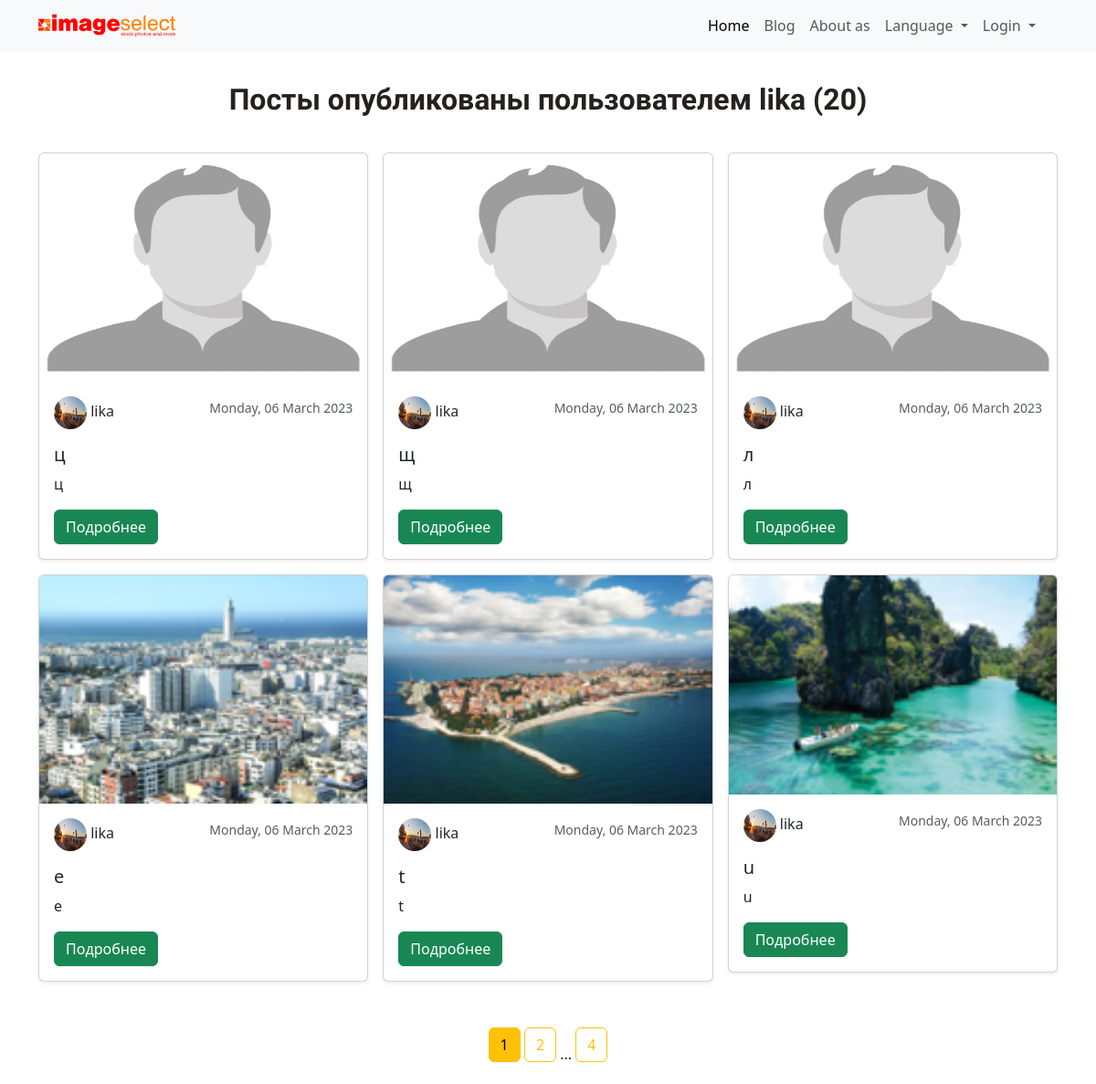
The page /user/lika on the database as committed earlier.
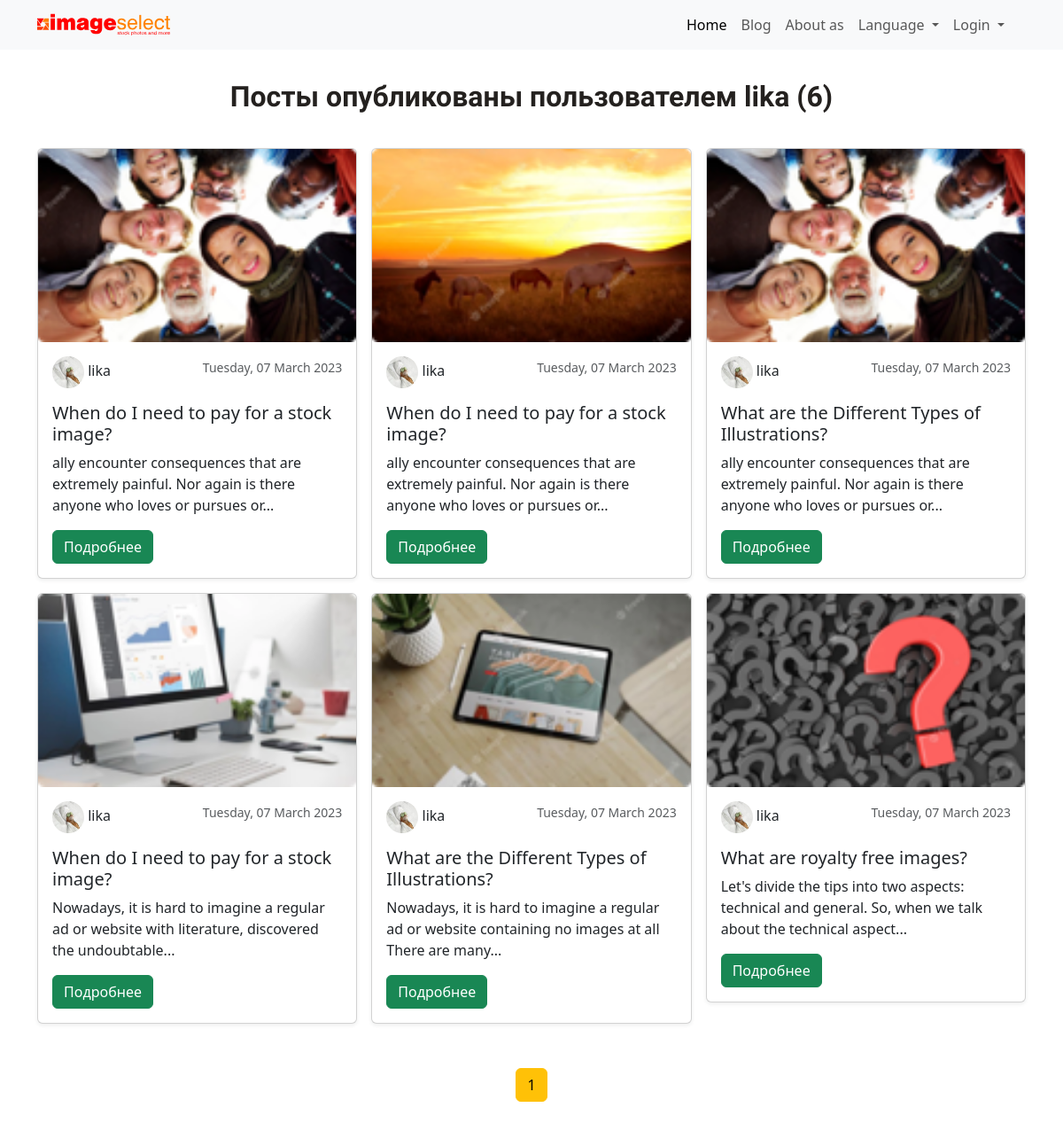
The same page on the database as committed later.
### flask_blog_portfolio/models.py (models this page shows, shortened)
class User(db.Model, UserMixin):
    id = db.Column(db.Integer, primary_key=True)
    username = db.Column(db.String(20), unique=True, nullable=False)
    email = db.Column(db.String(120), unique=True, nullable=False)
    image_file = db.Column(db.String(20), nullable=False, default='default.png')
    password = db.Column(db.String(60), nullable=False)
    post = db.relationship('Post', backref='author', lazy=True)

class Post(db.Model):
    id = db.Column(db.Integer, primary_key=True)
    title = db.Column(db.String(100), nullable=False)
    date_posted = db.Column(db.DateTime, nullable=False, default=datetime.utcnow)
    update_post = db.Column(db.DateTime, nullable=False, default=datetime.utcnow)
    content = db.Column(db.Text, nullable=False)
    user_id = db.Column(db.Integer, db.ForeignKey('user.id'), nullable=False)
    image_file = db.Column(db.String(20), nullable=False, default='default.png')
    category_id = db.Column(db.Integer, db.ForeignKey('category.id'), nullable=False)
    hashtags = db.relationship('Hashtag', secondary=hashtag_posts, backref=db.backref('posts', lazy='dynamic'))
    comments = db.relationship('Comment', backref='title', lazy='select', cascade='all, delete-orphan')

### flask_blog_portfolio/users/routes.py (the view)
@users.route("/user/<string:username>")
def user_posts(username):
    page = request.args.get('page', 1, type=int)
    user = User.query.filter_by(username=username).first_or_404()
    posts = Post.query.filter_by(author=user).order_by(Post.date_posted.desc()).paginate(page=page, per_page=6)
    return render_template('user_posts.html', posts=posts, user=user)

### flask_blog_portfolio/templates/user_posts.html
{% extends "layout.html" %}
{% block body %}
<section>
    <div class="container">
        <h1 class="title_post_user">Посты опубликованы пользователем {{ user.username }} ({{ posts.total }})</h1>
        <div class="row row-cols-1 row-cols-sm-2 row-cols-md-3 g-3">
            {% for post in posts.items %}
            <div class="col">
                <div class="card shadow-sm">
                    <a class="title" href="{{ url_for('posts.post', post_id=post.id) }}">
                        <img class="all_post_img"
                             src="{{ url_for('static', filename='profile_pics/' + post.image_file) }}">
                    </a>
                    <div class="card-body">
                        <div class="d-flex flex-row mb-3">
                            <div class="flex-grow-1">
                            <span class="account_img">
                                <img class="post_author"
                                     src="{{ url_for('static', filename='profile_pics/' + post.author.image_file) }}">
                            </span>
                                <span> <a href="{{ url_for('users.user_posts', username=post.author.username) }}"
                                          id="author" style="margin: 0 auto;">{{ post.author.username }}</a></span>
                            </div>
                            <span class="card-text"><small class="text-muted">{{ post.date_posted.strftime('%A, %d %B %Y') }}</small></span>
                        </div>
                        <h5 class="card-title"><a class="title" href="{{ url_for('posts.post', post_id=post.id) }}">{{
                            post.title }}</a></h5>
                        <p class="card-text">{{ post.content| truncate(110, False, '...', 0)}}</p>
                        <div class="d-flex justify-content-between align-items-center">
                            <div class="btn-group">
                                <a href="{{ url_for('posts.post', post_id=post.id) }}"
                                   class="btn btn-success">Подробнее</a>
                            </div>
                        </div>
                    </div>
                </div>
            </div>
            {% endfor %}
        </div>
    <div class="text-center all_post_paginate">
        {% for page_num in posts.iter_pages(left_edge=1, right_edge=1, left_current=1, right_current=2) %}
        {% if page_num %}
        {% if posts.page == page_num %}
        <a class="btn btn-warning mb-4" href="{{ url_for('users.user_posts', username=user.username, page=page_num) }}">{{
            page_num }}</a>
        {% else %}
        <a class="btn btn-outline-warning mb-4" href="{{ url_for('users.user_posts', username=user.username, page=page_num) }}">{{ page_num }}</a>
        {% endif %}
        {% else %}
        ...
        {% endif %}
        {% endfor %}
    </div>
</section>
{% endblock %}

### flask_blog_portfolio/templates/layout.html (shortened to what this page needs)
<!doctype html>
<html lang="en">
<head>
    <link rel="stylesheet" href="{{ url_for('static', filename='css/bootstrap.min.css') }}">
    <link rel="stylesheet" href="{{ url_for('static', filename='css/main.css') }}">
</head>
<body>
<div class="container">
    <nav class="navbar navbar-expand-lg bg-body-tertiary fixed-top">
        <div class="container-fluid container">
            <a href="/home" class="d-flex align-items-center mb-3 mb-md-0 me-md-auto text-dark text-decoration-none">
                <svg class="bi me-2" width="150" height="30">
                    <use xlink:href="{{ url_for('static', filename='icon/sprite.svg')}}#LOGO 1"></use>
                </svg>
            </a>
            <div class="offcanvas offcanvas-end" tabindex="-1" id="offcanvasNavbar"
                 aria-labelledby="offcanvasNavbarLabel">
                <div class="offcanvas-body">
                    <ul class="navbar-nav justify-content-end flex-grow-1 pe-3">
                        <li class="nav-item">
                            <a class="nav-link active" aria-current="page" href="/home">Home</a>
                        </li>
                        <li class="nav-item">
                            <a class="nav-link" href="{{ url_for('posts.allpost') }}">Blog</a>
                        </li>
                        <li class="nav-item">
                            <a class="nav-link" href="#">About as</a>
                        </li>
                        <li class="nav-item dropdown">
                            <a class="nav-link dropdown-toggle" href="#" role="button" data-bs-toggle="dropdown"
                               aria-expanded="false">
                                Language
                            </a>
                        </li>
                        {% if current_user.is_authenticated %}
                        <li class="nav-item">
                            <a class="nav-item nav-link navigation-links" href="{{ url_for('posts.new_post') }}"><i class="fa fa-plus"></i>Add post</a>
                        </li>
                        <li class="nav-item dropdown">
                            <a class="nav-link dropdown-toggle" href="#" role="button" data-bs-toggle="dropdown"
                               aria-expanded="false">Hi, {{ current_user.username }}!
                            </a>
                            <ul class="dropdown-menu">
                                <li><a class="dropdown-item" href="{{ url_for('users.account') }}">Profile</a></li>
                                <li><a class="dropdown-item" href="{{ url_for('posts.new_post') }}">Add post</a></li>
                                <li>
                                    <a class="dropdown-item" href="#">
                                        Favorites posts
                                        <svg class="bi me-2 position-relative" width="25" height="30">
                                            <use xlink:href="../static/icon/sprite.svg#zakladka"></use>
                                            <span class="position-absolute top-10 start-1 translate-middle badge rounded-pill bg-danger">
                                                99+
                                            </span>
                                        </svg>
                                    </a>
                                </li>
                                <li><a class="dropdown-item" href="{{ url_for('users.logout') }}">Logout</a></li>
                            </ul>
                        </li>
                        {% else %}
                        <li class="nav-item dropdown">
                            <a class="nav-link dropdown-toggle" href="#" role="button" data-bs-toggle="dropdown"
                               aria-expanded="false">Login
                            </a>
                        </li>
                        {% endif %}
                    </ul>
                </div>
            </div>
        </div>
    </nav>
</div>
{% block body %}
{% endblock %}
</body>
</html>

### flask_blog_portfolio/static/css/main.css (style rules this page uses)
html { font-family: 'Montserrat', sans-serif;; }
a { text-decoration: none; color: inherit; }
section, .padding_menu { padding-top: 60px; }
.account_img { width: 150px; height: 150px; }
.post_author { width: 36px; height: 36px; border-radius: 50%; }
.all_post_img { max-width: 420px; max-height: 250px; width: 100%; border-top-left-radius: 5px; border-top-right-radius: 5px; }
.all_post_paginate { padding-top: 50px; }
.title_post_user { font-family: 'Montserrat'; font-style: normal; font-weight: 700; font-size: 32px; line-height: 39px; text-align: center; color: #24211F; padding: 30px 0 30px; }

Rows that differ between the two databases and show on the page:
removed Post: image_file (placeholder picture), image_file (picture), author.username "lika", date_posted "Monday, 06 March 2023", title "ц", content "ц"
removed Post: image_file (placeholder picture), image_file (picture), author.username "lika", date_posted "Monday, 06 March 2023", title "щ", content "щ"
removed Post: image_file (placeholder picture), image_file (picture), author.username "lika", date_posted "Monday, 06 March 2023", title "л", content "л"
removed Post: image_file (picture), author.username "lika", date_posted "Monday, 06 March 2023", title "е", content "е"
removed Post: image_file (picture), author.username "lika", date_posted "Monday, 06 March 2023", title "t", content "t"
removed Post: image_file (picture), author.username "lika", date_posted "Monday, 06 March 2023", title "u", content "u"
now on this page (row edited): Post: image_file (picture), author.username "lika", date_posted "Tuesday, 07 March 2023", title "When do I need to pay for a stock image?", content "ally encounter consequences that are extremely painful. Nor again is there anyone who loves or pursues or..."
now on this page (row edited): Post: image_file (picture), author.username "lika", date_posted "Tuesday, 07 March 2023", title "When do I need to pay for a stock image?", content "ally encounter consequences that are extremely painful. Nor again is there anyone who loves or pursues or..."
now on this page (row edited): Post: image_file (picture), author.username "lika", date_posted "Tuesday, 07 March 2023", title "What are the Different Types of Illustrations?", content "ally encounter consequences that are extremely painful. Nor again is there anyone who loves or pursues or..."
now on this page (row edited): Post: image_file (picture), author.username "lika", date_posted "Tuesday, 07 March 2023", title "When do I need to pay for a stock image?", content "Nowadays, it is hard to imagine a regular ad or website with literature, discovered the undoubtable..."
added Post: image_file (picture), author.username "lika", date_posted "Tuesday, 07 March 2023", title "What are the Different Types of Illustrations?", content "Nowadays, it is hard to imagine a regular ad or website containing no images at all There are many..."
added Post: image_file (picture), author.username "lika", date_posted "Tuesday, 07 March 2023", title "What are royalty free images?", content "Let's divide the tips into two aspects: technical and general. So, when we talk about the technical aspect..."
Other text that changed with them:
{{ posts.total }}: "20" → "6"
list line gone: "2"
list line gone: "4"
